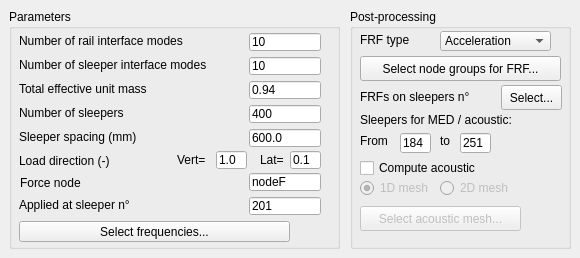
    <widget class="QWidget" name="tab_6">
     <attribute name="title">
      <string>Simulation setup</string>
     </attribute>
     <widget class="QGroupBox" name="groupBox_7">
      <property name="geometry">
       <rect>
        <x>9</x>
        <y>9</y>
        <width>331</width>
        <height>240</height>
       </rect>
      </property>
      <property name="title">
       <string>Parameters</string>
      </property>
      <widget class="QLineEdit" name="txt_slpForce">
       <property name="geometry">
        <rect>
         <x>240</x>
         <y>188</y>
         <width>72</width>
         <height>18</height>
        </rect>
       </property>
       <property name="toolTip">
        <string>&lt;html&gt;&lt;head/&gt;&lt;body&gt;&lt;p&gt;The force will be applied to the group of node indicated above, on the substructure corresponding to the sleeper number entered here. The excited side is always the right side.&lt;/p&gt;&lt;/body&gt;&lt;/html&gt;</string>
       </property>
       <property name="text">
        <string>201</string>
       </property>
      </widget>
      <widget class="QLabel" name="label_25">
       <property name="geometry">
        <rect>
         <x>10</x>
         <y>24</y>
         <width>201</width>
         <height>16</height>
        </rect>
       </property>
       <property name="whatsThis">
        <string/>
       </property>
       <property name="text">
        <string>Number of rail interface modes</string>
       </property>
      </widget>
      <widget class="QLineEdit" name="txt_nModesRai">
       <property name="geometry">
        <rect>
         <x>240</x>
         <y>24</y>
         <width>72</width>
         <height>18</height>
        </rect>
       </property>
       <property name="cursor">
        <cursorShape>IBeamCursor</cursorShape>
       </property>
       <property name="toolTip">
        <string/>
       </property>
       <property name="statusTip">
        <string/>
       </property>
       <property name="text">
        <string>10</string>
       </property>
      </widget>
      <widget class="QLineEdit" name="txt_nSlp">
       <property name="geometry">
        <rect>
         <x>240</x>
         <y>96</y>
         <width>72</width>
         <height>18</height>
        </rect>
       </property>
       <property name="toolTip">
        <string/>
       </property>
       <property name="text">
        <string>400</string>
       </property>
      </widget>
      <widget class="QLabel" name="label_44">
       <property name="geometry">
        <rect>
         <x>10</x>
         <y>72</y>
         <width>191</width>
         <height>16</height>
        </rect>
       </property>
       <property name="whatsThis">
        <string/>
       </property>
       <property name="text">
        <string>Total effective unit mass</string>
       </property>
      </widget>
      <widget class="QLineEdit" name="txt_cumulMassEffeUn">
       <property name="geometry">
        <rect>
         <x>240</x>
         <y>72</y>
         <width>72</width>
         <height>18</height>
        </rect>
       </property>
       <property name="toolTip">
        <string>&lt;html&gt;&lt;head/&gt;&lt;body&gt;&lt;p&gt;Minimum cumulated effective unit mass requested in each direction (see Code_Aster doc R5.01.03). It enables selecting the smallest number of eigenmodes such that the cumulated effective unit mass reaches that value (]0;1]) in each direction. With USP, 0.96 is advised for convergence.&lt;/p&gt;&lt;/body&gt;&lt;/html&gt;</string>
       </property>
       <property name="statusTip">
        <string/>
       </property>
       <property name="text">
        <string>0.94</string>
       </property>
      </widget>
      <widget class="QLabel" name="label_36">
       <property name="geometry">
        <rect>
         <x>10</x>
         <y>120</y>
         <width>201</width>
         <height>16</height>
        </rect>
       </property>
       <property name="text">
        <string>Sleeper spacing (mm)</string>
       </property>
      </widget>
      <widget class="QLineEdit" name="txt_forceNode">
       <property name="enabled">
        <bool>true</bool>
       </property>
       <property name="geometry">
        <rect>
         <x>240</x>
         <y>164</y>
         <width>72</width>
         <height>18</height>
        </rect>
       </property>
       <property name="toolTip">
        <string>&lt;html&gt;&lt;head/&gt;&lt;body&gt;&lt;p&gt;A group which contains one node, and exists in the macroelement mesh.&lt;/p&gt;&lt;/body&gt;&lt;/html&gt;</string>
       </property>
       <property name="text">
        <string>nodeF</string>
       </property>
      </widget>
      <widget class="QLabel" name="label_20">
       <property name="geometry">
        <rect>
         <x>10</x>
         <y>96</y>
         <width>181</width>
         <height>16</height>
        </rect>
       </property>
       <property name="text">
        <string>Number of sleepers</string>
       </property>
      </widget>
      <widget class="QLineEdit" name="txt_slpSpacing">
       <property name="geometry">
        <rect>
         <x>240</x>
         <y>120</y>
         <width>72</width>
         <height>18</height>
        </rect>
       </property>
       <property name="text">
        <string>600.0</string>
       </property>
      </widget>
      <widget class="QLabel" name="label_21">
       <property name="geometry">
        <rect>
         <x>10</x>
         <y>144</y>
         <width>141</width>
         <height>16</height>
        </rect>
       </property>
       <property name="text">
        <string>Load direction (-)</string>
       </property>
      </widget>
      <widget class="QPushButton" name="btn_freqs">
       <property name="enabled">
        <bool>true</bool>
       </property>
       <property name="geometry">
        <rect>
         <x>10</x>
         <y>212</y>
         <width>271</width>
         <height>21</height>
        </rect>
       </property>
       <property name="toolTip">
        <string>&lt;html&gt;&lt;head/&gt;&lt;body&gt;&lt;p&gt;Enter at least one frequency per job (=frequency band).&lt;/p&gt;&lt;/body&gt;&lt;/html&gt;</string>
       </property>
       <property name="text">
        <string>Select frequencies...</string>
       </property>
      </widget>
      <widget class="QLabel" name="label_23">
       <property name="geometry">
        <rect>
         <x>10</x>
         <y>188</y>
         <width>171</width>
         <height>16</height>
        </rect>
       </property>
       <property name="text">
        <string>Applied at sleeper n°</string>
       </property>
      </widget>
      <widget class="QLineEdit" name="txt_nModesSlp">
       <property name="geometry">
        <rect>
         <x>240</x>
         <y>48</y>
         <width>72</width>
         <height>18</height>
        </rect>
       </property>
       <property name="toolTip">
        <string/>
       </property>
       <property name="statusTip">
        <string/>
       </property>
       <property name="text">
        <string>10</string>
       </property>
      </widget>
      <widget class="QLabel" name="label_46">
       <property name="geometry">
        <rect>
         <x>10</x>
         <y>48</y>
         <width>221</width>
         <height>16</height>
        </rect>
       </property>
       <property name="whatsThis">
        <string/>
       </property>
       <property name="text">
        <string>Number of sleeper interface modes</string>
       </property>
      </widget>
      <widget class="QLineEdit" name="txt_fDirVert">
       <property name="geometry">
        <rect>
         <x>207</x>
         <y>142</y>
         <width>31</width>
         <height>18</height>
        </rect>
       </property>
       <property name="toolTip">
        <string>&lt;html&gt;&lt;head/&gt;&lt;body&gt;&lt;p&gt;Positive = towards the ground. This only indicates the direction; the magnitude of the force applied is normalized to 1N anyways.&lt;/p&gt;&lt;/body&gt;&lt;/html&gt;</string>
       </property>
       <property name="text">
        <string>1.0</string>
       </property>
      </widget>
      <widget class="QLabel" name="label_49">
       <property name="geometry">
        <rect>
         <x>251</x>
         <y>143</y>
         <width>31</width>
         <height>16</height>
        </rect>
       </property>
       <property name="text">
        <string>Lat=</string>
       </property>
      </widget>
      <widget class="QLineEdit" name="txt_fDirLat">
       <property name="geometry">
        <rect>
         <x>281</x>
         <y>142</y>
         <width>31</width>
         <height>18</height>
        </rect>
       </property>
       <property name="toolTip">
        <string>&lt;html&gt;&lt;head/&gt;&lt;body&gt;&lt;p&gt;Positive = outward of the track. This only indicates the direction; the magnitude of the force applied is normalized to 1N anyways.&lt;/p&gt;&lt;/body&gt;&lt;/html&gt;</string>
       </property>
       <property name="text">
        <string>0.1</string>
       </property>
      </widget>
      <widget class="QLabel" name="label_51">
       <property name="geometry">
        <rect>
         <x>168</x>
         <y>143</y>
         <width>41</width>
         <height>16</height>
        </rect>
       </property>
       <property name="text">
        <string>Vert=</string>
       </property>
      </widget>
      <widget class="QLabel" name="label_52">
       <property name="geometry">
        <rect>
         <x>11</x>
         <y>166</y>
         <width>101</width>
         <height>16</height>
        </rect>
       </property>
       <property name="text">
        <string>Force node</string>
       </property>
      </widget>
     </widget>
     <widget class="QGroupBox" name="groupBox_8">
      <property name="geometry">
       <rect>
        <x>350</x>
        <y>9</y>
        <width>221</width>
        <height>240</height>
       </rect>
      </property>
      <property name="title">
       <string>Post-processing</string>
      </property>
      <widget class="QCheckBox" name="cb_computeAcoustic">
       <property name="geometry">
        <rect>
         <x>10</x>
         <y>150</y>
         <width>151</width>
         <height>18</height>
        </rect>
       </property>
       <property name="toolTip">
        <string>&lt;html&gt;&lt;head/&gt;&lt;body&gt;&lt;p&gt;If the acoustic mesh is 1D, the output is the acoustic pressure at each node of the mesh. If it is 2D, the ouput is the acoustic power integrated over the mesh surface area.&lt;/p&gt;&lt;/body&gt;&lt;/html&gt;</string>
       </property>
       <property name="text">
        <string>Compute acoustic</string>
       </property>
      </widget>
      <widget class="QLabel" name="label_22">
       <property name="geometry">
        <rect>
         <x>10</x>
         <y>23</y>
         <width>76</width>
         <height>16</height>
        </rect>
       </property>
       <property name="text">
        <string>FRF type</string>
       </property>
      </widget>
      <widget class="QLabel" name="label_24">
       <property name="geometry">
        <rect>
         <x>10</x>
         <y>80</y>
         <width>141</width>
         <height>16</height>
        </rect>
       </property>
       <property name="text">
        <string>FRFs on sleepers n°</string>
       </property>
      </widget>
      <widget class="QPushButton" name="btn_selectAcousticMesh">
       <property name="enabled">
        <bool>false</bool>
       </property>
       <property name="geometry">
        <rect>
         <x>10</x>
         <y>197</y>
         <width>161</width>
         <height>25</height>
        </rect>
       </property>
       <property name="toolTip">
        <string>&lt;html&gt;&lt;head/&gt;&lt;body&gt;&lt;p&gt;If the acoustic mesh is 1D, the output is the acoustic pressure at each node of the mesh. &lt;/p&gt;&lt;p&gt;If it is 2D, the ouput is the acoustic power integrated over the mesh area.&lt;/p&gt;&lt;/body&gt;&lt;/html&gt;</string>
       </property>
       <property name="text">
        <string>Select acoustic mesh...</string>
       </property>
      </widget>
      <widget class="QComboBox" name="cbb_output">
       <property name="geometry">
        <rect>
         <x>90</x>
         <y>22</y>
         <width>111</width>
         <height>20</height>
        </rect>
       </property>
       <property name="toolTip">
        <string>&lt;html&gt;&lt;head/&gt;&lt;body&gt;&lt;p&gt;The FRF file result is expressed in terms of displacement velocity or acceleration transfer funtions.&lt;/p&gt;&lt;/body&gt;&lt;/html&gt;</string>
       </property>
       <item>
        <property name="text">
         <string>Acceleration</string>
        </property>
       </item>
       <item>
        <property name="text">
         <string>Velocity</string>
        </property>
       </item>
       <item>
        <property name="text">
         <string>Displacement</string>
        </property>
       </item>
      </widget>
      <widget class="QPushButton" name="btn_selectSubstructures">
       <property name="geometry">
        <rect>
         <x>151</x>
         <y>76</y>
         <width>61</width>
         <height>25</height>
        </rect>
       </property>
       <property name="toolTip">
        <string>&lt;html&gt;&lt;head/&gt;&lt;body&gt;&lt;p&gt;FRFs are extracted on the excited side of the track, on each macroelements selected here.&lt;/p&gt;&lt;/body&gt;&lt;/html&gt;</string>
       </property>
       <property name="text">
        <string>Select...</string>
       </property>
      </widget>
      <widget class="QRadioButton" name="rb_2D">
       <property name="enabled">
        <bool>false</bool>
       </property>
       <property name="geometry">
        <rect>
         <x>90</x>
         <y>170</y>
         <width>71</width>
         <height>18</height>
        </rect>
       </property>
       <property name="toolTip">
        <string>&lt;html&gt;&lt;head/&gt;&lt;body&gt;&lt;p&gt;If the acoustic mesh is 1D, the output is the acoustic pressure at each node of the mesh. &lt;/p&gt;&lt;p&gt;If it is 2D, the ouput is the acoustic power integrated over the mesh area.&lt;/p&gt;&lt;/body&gt;&lt;/html&gt;</string>
       </property>
       <property name="text">
        <string>2D mesh</string>
       </property>
       <property name="checked">
        <bool>false</bool>
       </property>
      </widget>
      <widget class="QRadioButton" name="rb_1D">
       <property name="enabled">
        <bool>false</bool>
       </property>
       <property name="geometry">
        <rect>
         <x>10</x>
         <y>170</y>
         <width>71</width>
         <height>18</height>
        </rect>
       </property>
       <property name="toolTip">
        <string>&lt;html&gt;&lt;head/&gt;&lt;body&gt;&lt;p&gt;If the acoustic mesh is 1D, the output is the acoustic pressure at each node of the mesh. &lt;/p&gt;&lt;p&gt;If it is 2D, the ouput is the acoustic power integrated over the mesh area.&lt;/p&gt;&lt;/body&gt;&lt;/html&gt;</string>
       </property>
       <property name="text">
        <string>1D mesh</string>
       </property>
       <property name="checked">
        <bool>true</bool>
       </property>
      </widget>
      <widget class="QLabel" name="label_45">
       <property name="enabled">
        <bool>true</bool>
       </property>
       <property name="geometry">
        <rect>
         <x>10</x>
         <y>103</y>
         <width>191</width>
         <height>16</height>
        </rect>
       </property>
       <property name="whatsThis">
        <string/>
       </property>
       <property name="text">
        <string>Sleepers for MED / acoustic:</string>
       </property>
      </widget>
      <widget class="QLineEdit" name="txt_nSlpAcoust1">
       <property name="enabled">
        <bool>true</bool>
       </property>
       <property name="geometry">
        <rect>
         <x>50</x>
         <y>124</y>
         <width>31</width>
         <height>20</height>
        </rect>
       </property>
       <property name="toolTip">
        <string>&lt;html&gt;&lt;head/&gt;&lt;body&gt;&lt;p&gt;Number of the first macroelement, which is used for acoustic calculation, and whose results are printed to a MED file (if checked in &amp;quot;Execution parameters&amp;quot; tab).&lt;/p&gt;&lt;/body&gt;&lt;/html&gt;</string>
       </property>
       <property name="statusTip">
        <string/>
       </property>
       <property name="text">
        <string>184</string>
       </property>
      </widget>
      <widget class="QLabel" name="label_47">
       <property name="enabled">
        <bool>true</bool>
       </property>
       <property name="geometry">
        <rect>
         <x>10</x>
         <y>124</y>
         <width>31</width>
         <height>16</height>
        </rect>
       </property>
       <property name="whatsThis">
        <string/>
       </property>
       <property name="text">
        <string>From</string>
       </property>
      </widget>
      <widget class="QLabel" name="label_48">
       <property name="enabled">
        <bool>true</bool>
       </property>
       <property name="geometry">
        <rect>
         <x>90</x>
         <y>124</y>
         <width>21</width>
         <height>16</height>
        </rect>
       </property>
       <property name="whatsThis">
        <string/>
       </property>
       <property name="text">
        <string>to</string>
       </property>
      </widget>
      <widget class="QLineEdit" name="txt_nSlpAcoust2">
       <property name="enabled">
        <bool>true</bool>
       </property>
       <property name="geometry">
        <rect>
         <x>110</x>
         <y>124</y>
         <width>31</width>
         <height>20</height>
        </rect>
       </property>
       <property name="toolTip">
        <string>&lt;html&gt;&lt;head/&gt;&lt;body&gt;&lt;p&gt;Number of the last macroelement, which is used for acoustic calculation, and whose results are printed to a MED file (if checked in &amp;quot;Execution parameters&amp;quot; tab).&lt;/p&gt;&lt;/body&gt;&lt;/html&gt;</string>
       </property>
       <property name="statusTip">
        <string/>
       </property>
       <property name="text">
        <string>251</string>
       </property>
      </widget>
      <widget class="QPushButton" name="btn_selectNodesFRF">
       <property name="geometry">
        <rect>
         <x>10</x>
         <y>47</y>
         <width>201</width>
         <height>25</height>
        </rect>
       </property>
       <property name="toolTip">
        <string>&lt;html&gt;&lt;head/&gt;&lt;body&gt;&lt;p&gt;Groups with multiple nodes will generate one FRF, which is the average among the nodes. Groups, whose name finishes with 'Y' or 'Z', will generate the FRF in the vertical or lateral direction, respectively. Otherwise, the magnitude (lateral, vertical), is calculated.&lt;/p&gt;&lt;/body&gt;&lt;/html&gt;</string>
       </property>
       <property name="text">
        <string>Select node groups for FRF...</string>
       </property>
      </widget>
     </widget>
    </widget>
